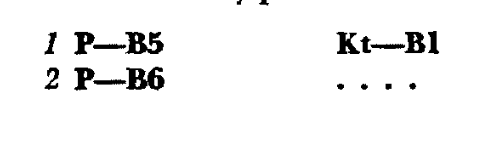
#> input picture test2.png, 490 x 146 px
$ python approach3.py
#> lines starting #> are read from the running program, lines starting #| are printed output that depends on the picture; after the words box and inside, x2 and y2 are one past the last pixel; in counts of white or black regions, pixels touching at a corner belong together
import cv2
import pytesseract
import imutils

pytesseract.pytesseract.tesseract_cmd = r'/opt/homebrew/bin/tesseract'

image = cv2.imread('test2.png')
#> image is the input picture: shape (146, 490, 3); min 0, max 255, mean 243.3
image = imutils.resize(image, width=700)
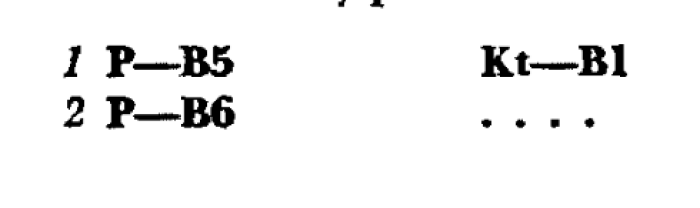
#> image: shape (208, 700, 3); min 0, max 255, mean 243.3
gray = cv2.cvtColor(image, cv2.COLOR_BGR2GRAY)
thresh = cv2.threshold(gray, 0, 255, cv2.THRESH_BINARY_INV + cv2.THRESH_OTSU)[1]
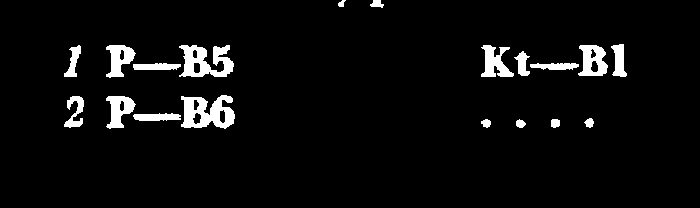
#> thresh: shape (208, 700); 4.8% white; 19 white regions, largest, box (x1, y1, x2, y2) and area: (181, 95, 235, 129) 1177, (179, 45, 234, 77) 1077, (578, 45, 608, 76) 617
thresh = cv2.GaussianBlur(thresh, (3,3), 0)
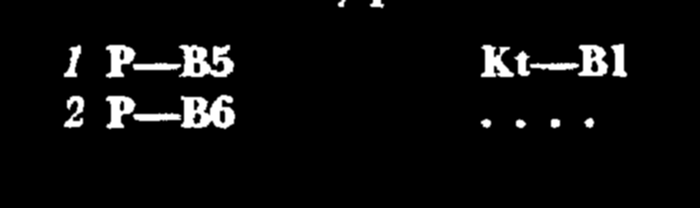
#> thresh: shape (208, 700); min 0, max 255, mean 12.2
#> (the run stopped early here; a loop or call above may not have finished)

$ run again, with no_symbol_algebraic.png copied over test2.png
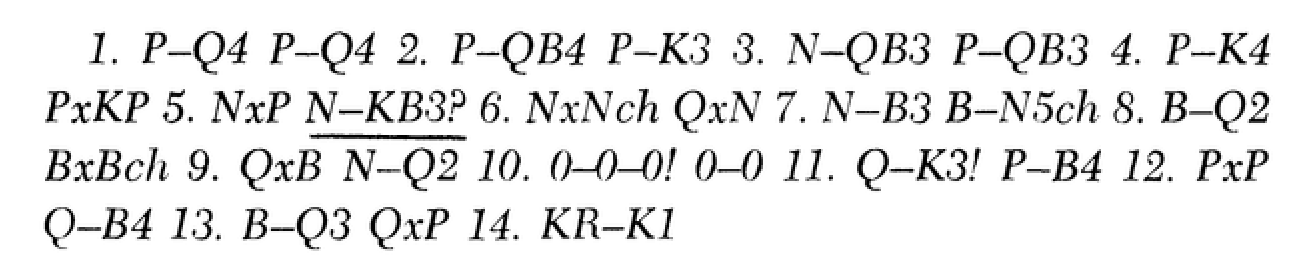
#> input picture no_symbol_algebraic.png, 1302 x 274 px
#> image is the input picture: shape (274, 1302, 3); min 0, max 255, mean 233.6
#> image: shape (147, 700, 3)
#> `thresh = cv2.threshold(gray, 0, 255, cv2.THRESH_BINARY_INV + cv2.THRES..`:
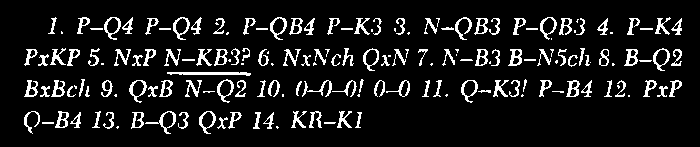
#> thresh: shape (147, 700); 10.2% white in thin lines or dots, all inside (x1, y1, x2, y2) = (24, 17, 682, 134)
#> `thresh = cv2.GaussianBlur(thresh, (3,3), 0)`:
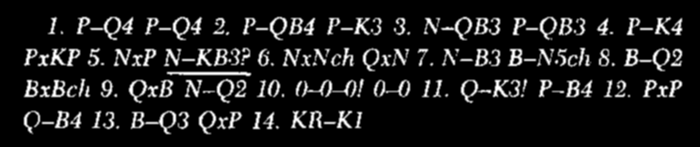
#> thresh: shape (147, 700); min 0, max 255, mean 25.9

$ run again, with no_symbol_algebraic2.png copied over test2.png
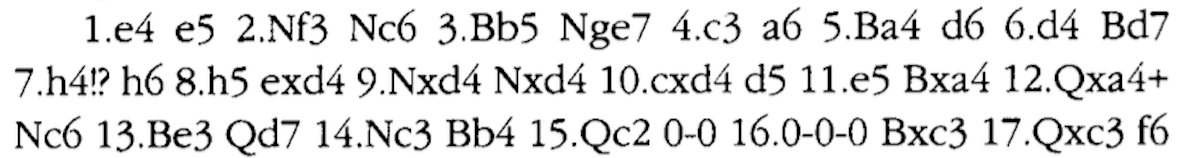
#> input picture no_symbol_algebraic2.png, 1184 x 158 px
#> image is the input picture: shape (158, 1184, 3); mean B, G, R 224.9, 224.9, 224.9
#> image: shape (93, 700, 3)
#> `thresh = cv2.threshold(gray, 0, 255, cv2.THRESH_BINARY_INV + cv2.THRES..`:
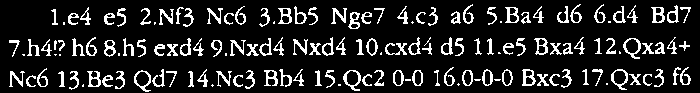
#> thresh: shape (93, 700); 14.2% white in thin lines or dots
#> `thresh = cv2.GaussianBlur(thresh, (3,3), 0)`:
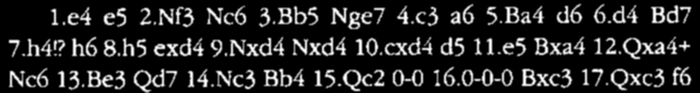
#> thresh: shape (93, 700); min 0, max 255, mean 36.1

$ run again, with symbol_algebraic.png copied over test2.png
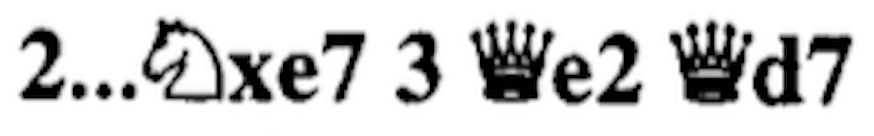
#> input picture symbol_algebraic.png, 874 x 136 px
#> image is the input picture: shape (136, 874, 3); mean B, G, R 207.5, 207.5, 207.5
#> image: shape (108, 700, 3)
#> `thresh = cv2.threshold(gray, 0, 255, cv2.THRESH_BINARY_INV + cv2.THRES..`:
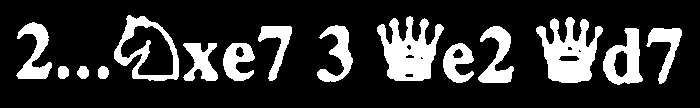
#> thresh: shape (108, 700); 19.3% white; 15 white regions, largest, box (x1, y1, x2, y2) and area: (377, 16, 444, 81) 2474, (536, 17, 603, 83) 2465, (114, 15, 179, 81) 1378
#> `thresh = cv2.GaussianBlur(thresh, (3,3), 0)`:
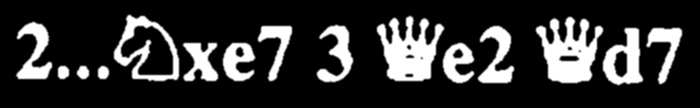
#> thresh: shape (108, 700); min 0, max 255, mean 49.3
